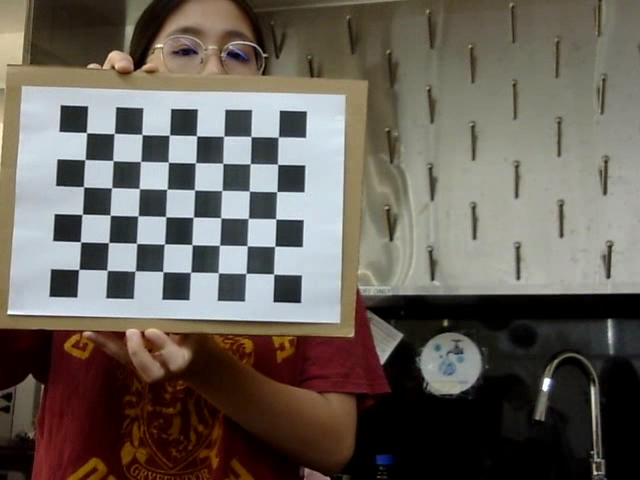
#> input picture Assignment 2/left_frames/frame_001.png, 640 x 480 px, given in place of left.mp4, which was not available
$ python stereo_sysyem.py
#> lines starting #> are read from the running program, lines starting #| are printed output that depends on the picture; after the words box and inside, x2 and y2 are one past the last pixel; in counts of white or black regions, pixels touching at a corner belong together; pictures that were not available may be replaced by others from this repository, and a replacement may not be noted
import cv2 as cv
import numpy as np
import open3d as o3d
import os
import glob
import random

#FIXME: calibrate camera

##############################
# Calibration from Image Folders
##############################
def calibrate_from_folders(left_folder, right_folder, board_size=(8, 6), square_size=1.0):
    """
    Load exactly 6 calibration images from each folder and use them to calibrate both cameras.
    Assumes that each folder contains calibration images of a chessboard of specified board_size.

    Args:
      left_folder: Path to calibration images from the left camera.
      right_folder: Path to calibration images from the right camera.
      board_size: Tuple (columns, rows) for the number of inner corners on the chessboard.
      square_size: Real-world size of a square (in your preferred units).

    Returns:
      leftMapX, leftMapY, rightMapX, rightMapY, Q, imageSize: Rectification maps, reprojection matrix,
      and image size (width, height).
    """
#> in main, frameL is the input picture: shape (480, 640, 3); mean B, G, R 89.4, 97.1, 103.6
#> (key Esc is pressed here)
    left_images = sorted(glob.glob(os.path.join(left_folder, "*.png")))
    right_images = sorted(glob.glob(os.path.join(right_folder, "*.png")))

    if len(left_images) < 6 or len(right_images) < 6:
        raise Exception("Not enough calibration images in one or both folders (need at least 6 each).")

    # Select the first 6 images from each folder.
    left_images = left_images[:6]
    right_images = right_images[:6]

    objp = np.zeros((board_size[0] * board_size[1], 3), np.float32)
    objp[:, :2] = np.mgrid[0:board_size[0], 0:board_size[1]].T.reshape(-1, 2)
    objp *= square_size  # Scale the object points

    objpoints = []  # 3D real-world points
    imgpoints_left = []  # 2D points in left images
    imgpoints_right = []  # 2D points in right images
    imageSize = None

    # Process each pair of images:
    for l_file, r_file in zip(left_images, right_images):
        imgL = cv.imread(l_file)
        imgR = cv.imread(r_file)
        if imgL is None or imgR is None:
            print(f"Warning: Could not load {l_file} or {r_file}; skipping this pair.")
            continue

        if imageSize is None:
            imageSize = (imgL.shape[1], imgL.shape[0])  # width, height

        grayL = cv.cvtColor(imgL, cv.COLOR_BGR2GRAY)
        grayR = cv.cvtColor(imgR, cv.COLOR_BGR2GRAY)

        retL, cornersL = cv.findChessboardCorners(grayL, board_size, None)
        retR, cornersR = cv.findChessboardCorners(grayR, board_size, None)
        if retL and retR:
            criteria = (cv.TermCriteria_EPS + cv.TermCriteria_MAX_ITER, 30, 0.001)
            cornersL = cv.cornerSubPix(grayL, cornersL, (11, 11), (-1, -1), criteria)
            cornersR = cv.cornerSubPix(grayR, cornersR, (11, 11), (-1, -1), criteria)
            objpoints.append(objp)
            imgpoints_left.append(cornersL)
            imgpoints_right.append(cornersR)
            print(f"Chessboard detected in pair: {l_file} & {r_file}")
        else:
            print(f"Chessboard not detected in pair: {l_file} & {r_file}")

    if len(objpoints) < 1:
        raise Exception("No valid calibration pairs found.")

    # Calibrate each camera individually:
    retL, mtxL, distL, _, _ = cv.calibrateCamera(objpoints, imgpoints_left, imageSize, None, None)
    retR, mtxR, distR, _, _ = cv.calibrateCamera(objpoints, imgpoints_right, imageSize, None, None)
    if not retL or not retR:
        raise Exception("Individual camera calibration failed.")
    print("Individual camera calibration completed.")

    # Stereo calibration (fixing intrinsics):
    flags = cv.CALIB_FIX_INTRINSIC
    criteria_stereo = (cv.TermCriteria_COUNT + cv.TermCriteria_EPS, 100, 1e-5)
    retStereo, mtxL, distL, mtxR, distR, R, T, E, F = cv.stereoCalibrate(
        objpoints, imgpoints_left, imgpoints_right,
        mtxL, distL, mtxR, distR,
        imageSize, criteria=criteria_stereo, flags=flags
    )
    if not retStereo:
        raise Exception("Stereo calibration failed.")

    # Stereo rectification:
    R1, R2, P1, P2, Q, roi1, roi2 = cv.stereoRectify(mtxL, distL, mtxR, distR, imageSize, R, T, alpha=0)

    leftMapX, leftMapY = cv.initUndistortRectifyMap(mtxL, distL, R1, P1, imageSize, cv.CV_16SC2)
    rightMapX, rightMapY = cv.initUndistortRectifyMap(mtxR, distR, R2, P2, imageSize, cv.CV_16SC2)

    print("Stereo calibration and rectification completed from folder images.")
    return leftMapX, leftMapY, rightMapX, rightMapY, Q, imageSize


##############################
# Stereo Depth Functions with Cleaner Output
##############################
def compute_stereo_depth(grayL, grayR):
    """
    Compute a depth (disparity) map using StereoSGBM, with parameters tuned
    for a smoother, less noisy depth output.
    """
    window_size = 5  # block size
    min_disp = 0
    num_disp = 16 * 5  # must be divisible by 16; adjust as needed
    stereo = cv.StereoSGBM_create(
        minDisparity=min_disp,
        numDisparities=num_disp,
        blockSize=window_size,
        P1=8 * 3 * window_size ** 2,
        P2=32 * 3 * window_size ** 2,
        disp12MaxDiff=1,
        uniquenessRatio=15,
        speckleWindowSize=100,
        speckleRange=2,
        preFilterCap=63,
        mode=cv.STEREO_SGBM_MODE_SGBM_3WAY
    )

    disparity = stereo.compute(grayL, grayR).astype(np.float32) / 16.0
    # Normalize the disparity (depth map) to 0-255, then smooth it.
    depth = cv.normalize(disparity, None, 0, 255, cv.NORM_MINMAX)
    depth = np.uint8(depth)
    depth = cv.medianBlur(depth, 5)
    depth = cv.bilateralFilter(depth, 9, 75, 75)
    return depth


def compute_depth_from_matches(imgL, imgR):
    """Compute depth map using feature matching combined with a stereo matching fallback."""
    grayL = cv.cvtColor(imgL, cv.COLOR_BGR2GRAY)
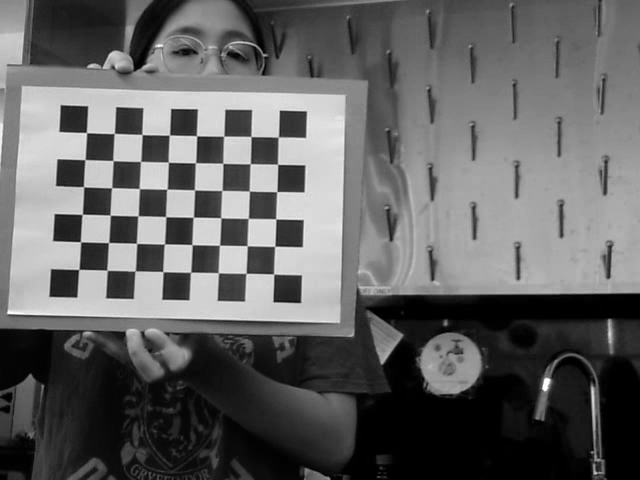
#> grayL: shape (480, 640); min 0, max 255, mean 98.2
    grayR = cv.cvtColor(imgR, cv.COLOR_BGR2GRAY)

    sift = cv.SIFT_create()
    kp1, des1 = sift.detectAndCompute(grayL, None)
#> kp1 = 1084 keypoints; strongest (x, y, size): (546, 384, 7.4), (63, 283, 18.7), (288, 289, 18.3), (293, 123, 17.8)
    kp2, des2 = sift.detectAndCompute(grayR, None)
#> kp2 has the same summary as kp1

    if des1 is None or des2 is None or len(des1) < 8 or len(des2) < 8:
        print("Not enough features found, falling back to stereo matching only")
        return compute_stereo_depth(grayL, grayR)

    FLANN_INDEX_KDTREE = 1
    index_params = dict(algorithm=FLANN_INDEX_KDTREE, trees=5)
    search_params = dict(checks=50)
    flann = cv.FlannBasedMatcher(index_params, search_params)
    try:
        matches = flann.knnMatch(des1, des2, k=2)
#> matches = 1084 matches
    except Exception as e:
        print(f"Error in feature matching: {e}")
        return compute_stereo_depth(grayL, grayR)

    good_matches = []
    pts1 = []
    pts2 = []
    for m, n in matches:
        if m.distance < 0.7 * n.distance:
            good_matches.append(m)
            pts1.append(kp1[m.queryIdx].pt)
            pts2.append(kp2[m.trainIdx].pt)
#> after the loop, good_matches = 1084 matches; pts1 = 1084 pairs, first value 5.18 to 615.9, second value 2.57 to 477.2; pts2 has the same summary as pts1

    if len(good_matches) < 8:
        print("Not enough good matches found, falling back to stereo matching only")
        return compute_stereo_depth(grayL, grayR)

    pts1 = np.float32(pts1).reshape(-1, 1, 2)
#> pts1 = 1084 rows, first 8: [5.18, 391.3], [5.18, 391.3], [6.24, 409.4], [6.98, 86.99], [8.33, 397], [8.51, 64.93], [9.16, 312.1], [10.09, 315.2]
    pts2 = np.float32(pts2).reshape(-1, 1, 2)
#> pts2 has the same summary as pts1

    try:
        F, mask = cv.findFundamentalMat(pts1, pts2, cv.FM_RANSAC, 3.0, 0.99)
        if F is None or F.shape != (3, 3):
            print("Could not compute fundamental matrix, falling back to stereo matching only")
            return compute_stereo_depth(grayL, grayR)

        pts1 = pts1[mask.ravel() == 1]
        pts2 = pts2[mask.ravel() == 1]
        height, width = grayL.shape
        focal = width
        K = np.array([[focal, 0, width / 2],
                      [0, focal, height / 2],
                      [0, 0, 1]])
        E = K.T @ F @ K
        _, R, t, mask_pose = cv.recoverPose(E, pts1, pts2, K)
        P1 = K @ np.hstack((np.eye(3), np.zeros((3, 1))))
        P2 = K @ np.hstack((R, t))
        pts1_norm = cv.undistortPoints(pts1, K, None)
        pts2_norm = cv.undistortPoints(pts2, K, None)
        points_4d = cv.triangulatePoints(P1, P2, pts1_norm, pts2_norm)
        points_3d = points_4d[:3] / points_4d[3]
        depth_map = np.zeros_like(grayL, dtype=np.float32)
        for i, pt in enumerate(pts1):
            x, y = pt.ravel()
            if 0 <= x < width and 0 <= y < height:
                depth_map[int(y), int(x)] = abs(points_3d[2][i])
        stereo_depth = compute_stereo_depth(grayL, grayR)
        mask_depth = depth_map > 0
        combined_depth = stereo_depth.copy()
        combined_depth[mask_depth] = depth_map[mask_depth]
        combined_depth = cv.bilateralFilter(combined_depth, 9, 75, 75)
        return combined_depth
    except Exception as e:
        print(f"Error in depth computation: {e}")
        return compute_stereo_depth(grayL, grayR)
#> in compute_stereo_depth, `disparity = stereo.compute(grayL, grayR).astype(np.float32) / 16.0`:
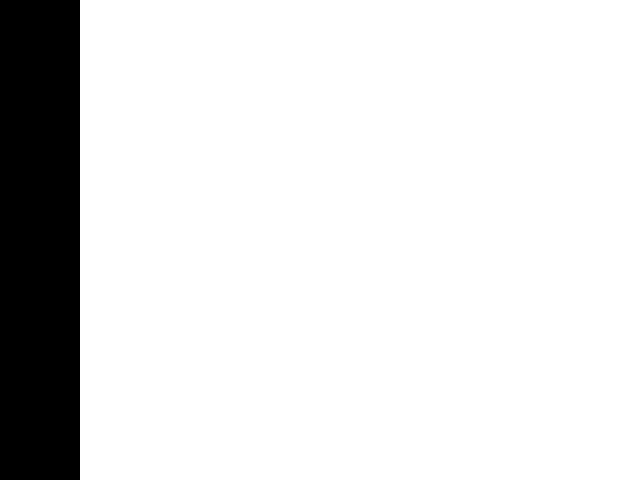
#> disparity: shape (480, 640) float32; values -1 (black) and 0 (white), 87.5% white; 1 black region, box (x1, y1, x2, y2) and area: (0, 0, 80, 480) 38400


##############################
# Point Cloud Generation (unchanged)
##############################
def generate_point_cloud(disparity, color_image, Q, output_file='output/point_cloud.ply'):
    """Generate point cloud and save to PLY file in ASCII format"""
#> called with Q = array of shape (4, 4), output_file = 'output/point_cloud.ply'
    points_3D = cv.reprojectImageTo3D(disparity, Q)
#> points_3D: shape (480, 640, 3) float32; 12.34% of the values are NaN or infinite; the others: min -100, max 24.1, mean -0.181
    colors = cv.cvtColor(color_image, cv.COLOR_BGR2RGB)
    mask = disparity > disparity.min()
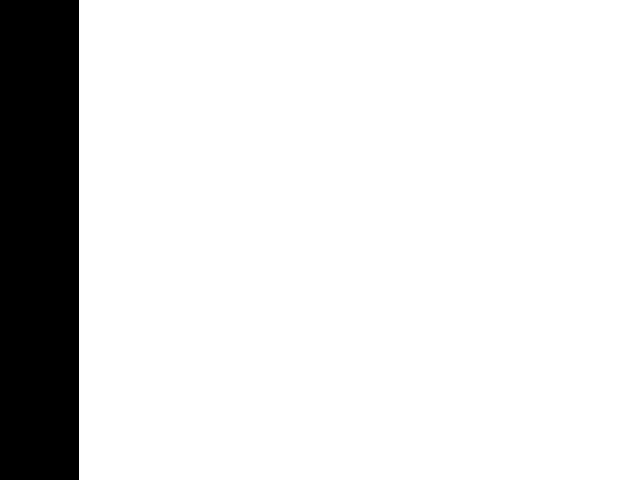
#> mask: shape (480, 640) bool; 87.7% white; 1 black region, box (x1, y1, x2, y2) and area: (0, 0, 79, 480) 37920
    output_points = points_3D[mask]
    output_colors = colors[mask]
    os.makedirs(os.path.dirname(output_file), exist_ok=True)
    with open(output_file, 'w') as f:
        f.write('ply\n')
        f.write('format ascii 1.0\n')
        f.write(f'element vertex {len(output_points)}\n')
        f.write('property float x\nproperty float y\nproperty float z\n')
        f.write('property uchar red\nproperty uchar green\nproperty uchar blue\n')
        f.write('end_header\n')
        for p, c in zip(output_points, output_colors):
            f.write(f"{p[0]} {p[1]} {p[2]} {c[0]} {c[1]} {c[2]}\n")
#> this loop made 269280 passes
#> (p, c) on passes 1 to 3: ([24.1, 24, -100], [40, 32, 18]), ([0.0945, 0.0945, -0.394], [39, 30, 19]), ([0.0937, 0.0941, -0.392], [39, 30, 19])
    print(f"Point cloud saved to {output_file}")


##############################
# Main Process
##############################
def main():
    # --- Calibration from folders ---
    try:
        leftMapX, leftMapY, rightMapX, rightMapY, Q, imageSize = calibrate_from_folders("left_cam", "right_cam",
                                                                                        board_size=(8, 6))
        use_calibration = True
        print("Calibration from folders completed successfully.")
    except Exception as e:
        print(f"Error during calibration: {e}")
        print("Proceeding without calibration.")
        use_calibration = False
        width, height = 640, 480
        imageSize = (width, height)
        Q = np.float32([[1, 0, 0, -width / 2.0],
                        [0, 1, 0, -height / 2.0],
                        [0, 0, 0, 1000],
                        [0, 0, -1 / 0.1, 0]])

    # --- Open stereo video files ---
    capL = cv.VideoCapture('left.mp4')
    capR = cv.VideoCapture('right.mp4')

    if not capL.isOpened() or not capR.isOpened():
        print("Error opening video streams.")
        return

    chosen_frame = None
    # Process video streams (display video while capturing) and store one frame pair.
    while True:
        retL, frameL = capL.read()
        retR, frameR = capR.read()
        if not retL or not retR:
            break

        if use_calibration:
            frameL = cv.remap(frameL, leftMapX, leftMapY, cv.INTER_LINEAR)
            frameR = cv.remap(frameR, rightMapX, rightMapY, cv.INTER_LINEAR)

        cv.imshow("Left", frameL)
        cv.imshow("Right", frameR)

        chosen_frame = (frameL, frameR)  # always update; at the end, the last valid frame will be used.

        if cv.waitKey(1) == 27:  # exit on ESC
            break

    capL.release()
    capR.release()
    cv.destroyAllWindows()

    if chosen_frame is None:
        print("No valid frame was extracted from the video.")
        return

    final_frameL, final_frameR = chosen_frame
    # Compute depth map using combined matching (with SGBM fallback for cleaner output)
    depth_map = compute_depth_from_matches(final_frameL, final_frameR)
    # Save depth map in output folder (using a cleaner, normalized version)
    os.makedirs("output", exist_ok=True)
    depth_map_vis = cv.normalize(depth_map, None, 0, 255, cv.NORM_MINMAX)
    depth_map_vis = np.uint8(depth_map_vis)
    depth_output_file = os.path.join("output", "depth_map.png")
    cv.imwrite(depth_output_file, depth_map_vis)
    print(f"Depth map saved as '{depth_output_file}'.")

    # Generate point cloud from the same frame
    point_cloud_file = os.path.join("output", "point_cloud.ply")
    generate_point_cloud(depth_map, final_frameL, Q, output_file=point_cloud_file)


if __name__ == "__main__":
    main()

$ run again, on Assignment 2/left_frames/frame_002.png
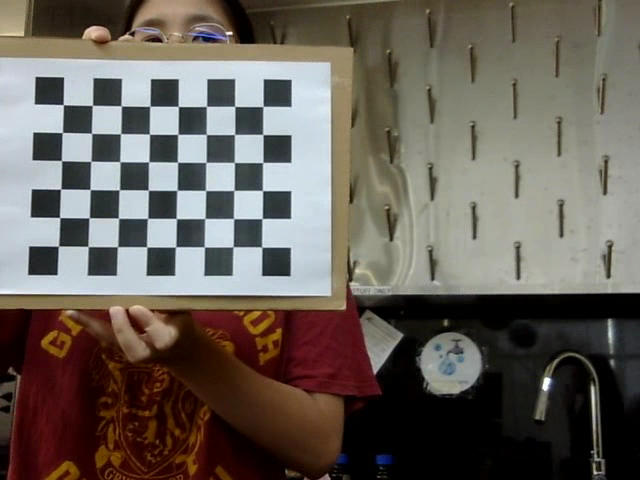
#> input picture Assignment 2/left_frames/frame_002.png, 640 x 480 px, given in place of left.mp4, which was not available
#> in main, frameL is the input picture: shape (480, 640, 3); mean B, G, R 88.9, 96.3, 103.3
#> in compute_depth_from_matches, `grayL = cv.cvtColor(imgL, cv.COLOR_BGR2GRAY)`:
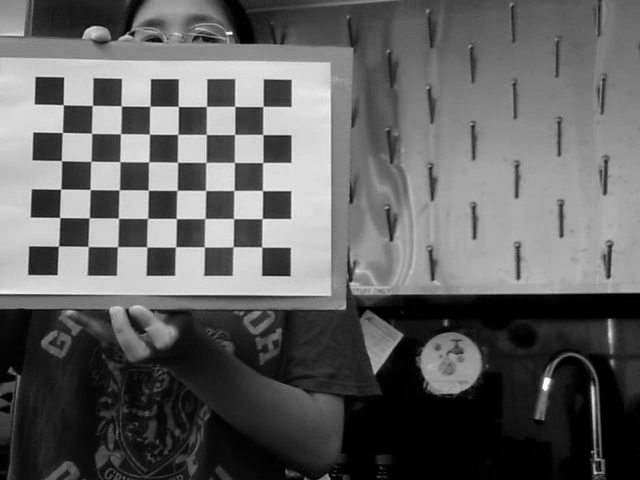
#> grayL: shape (480, 640); min 0, max 255, mean 97.6
#> kp1 = 1132 keypoints; strongest (x, y, size): (546, 383, 7.4), (42, 261, 19.5), (48, 90, 18.7), (277, 262, 18.9)
#> kp2 has the same summary as kp1
#> matches = 1132 matches
#> after the loop in compute_depth_from_matches, `for m, n in matches:`: pts1 = 1132 pairs, first value 5.18 to 618.8, second value 3.01 to 477; pts2 has the same summary as pts1
#> in compute_depth_from_matches, `pts1 = np.float32(pts1).reshape(-1, 1, 2)`: pts1 = 1132 rows, first 8: [5.18, 384], [5.43, 475.5], [6.09, 409.2], [6.09, 409.2], [6.39, 468.9], [6.8, 56.2], [6.8, 386.9], [7.96, 396.5]
#> in compute_depth_from_matches, `pts2 = np.float32(pts2).reshape(-1, 1, 2)`: pts2 has the same summary as pts1
#> disparity: shape (480, 640) float32; values -1 (black) and 0 (white), 87.5% white; 1 black region, box (x1, y1, x2, y2) and area: (0, 0, 80, 480) 38400
#> points_3D: shape (480, 640, 3) float32; 12.34% of the values are NaN or infinite; the others: min -100, max 24.1, mean -0.181
#> mask: shape (480, 640) bool; 87.7% white; 1 black region, box (x1, y1, x2, y2) and area: (0, 0, 79, 480) 37920
#> the loop in generate_point_cloud, `for p, c in zip(output_points, output_colors):` made 269280 passes
#> (p, c) on passes 1 to 3: ([24.1, 24, -100], [39, 30, 19]), ([0.0945, 0.0945, -0.394], [40, 31, 23]), ([0.0937, 0.0941, -0.392], [40, 31, 23])

$ run again, on Assignment 2/left_frames/frame_003.png
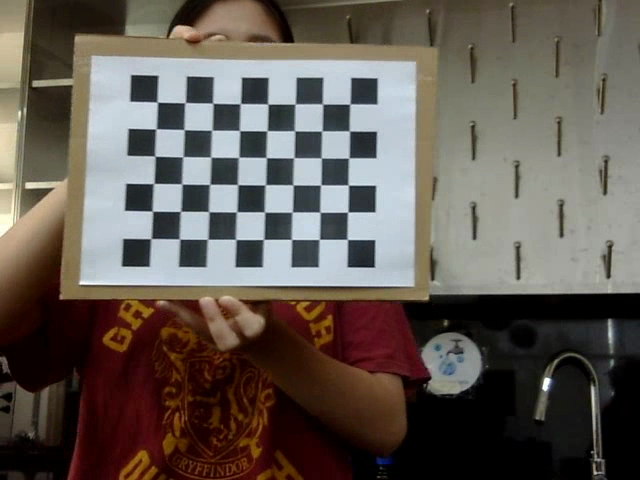
#> input picture Assignment 2/left_frames/frame_003.png, 640 x 480 px, given in place of left.mp4, which was not available
#> in main, frameL is the input picture: shape (480, 640, 3); mean B, G, R 83.1, 90.2, 98.1
#> in compute_depth_from_matches, `grayL = cv.cvtColor(imgL, cv.COLOR_BGR2GRAY)`:
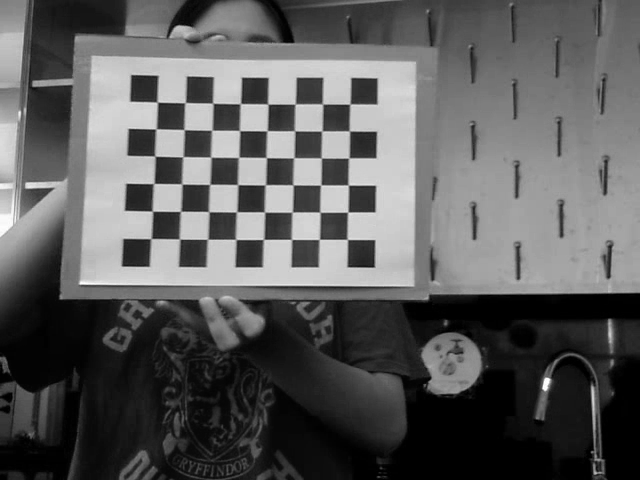
#> grayL: shape (480, 640); min 0, max 255, mean 91.8
#> kp1 = 949 keypoints; strongest (x, y, size): (546, 383, 7.2), (135, 253, 18.6), (143, 88, 18), (365, 90, 17.6)
#> kp2 has the same summary as kp1
#> matches = 949 matches
#> after the loop in compute_depth_from_matches, `for m, n in matches:`: pts1 = 949 pairs, first value 3.31 to 613.1, second value 2.53 to 477; pts2 has the same summary as pts1
#> in compute_depth_from_matches, `pts1 = np.float32(pts1).reshape(-1, 1, 2)`: pts1 = 949 rows, first 8: [3.31, 367.1], [4.39, 371.1], [4.39, 371.1], [5.63, 368.6], [6.24, 409.4], [6.24, 409.4], [6.38, 373.2], [7.57, 359.2]
#> in compute_depth_from_matches, `pts2 = np.float32(pts2).reshape(-1, 1, 2)`: pts2 has the same summary as pts1
#> disparity: shape (480, 640) float32; values -1 (black) and 0 (white), 87.5% white; 1 black region, box (x1, y1, x2, y2) and area: (0, 0, 80, 480) 38400
#> points_3D: shape (480, 640, 3) float32; 12.34% of the values are NaN or infinite; the others: min -100, max 24.1, mean -0.181
#> mask: shape (480, 640) bool; 87.7% white; 1 black region, box (x1, y1, x2, y2) and area: (0, 0, 79, 480) 37920
#> the loop in generate_point_cloud, `for p, c in zip(output_points, output_colors):` made 269280 passes
#> (p, c) on passes 1 to 3: ([24.1, 24, -100], [31, 24, 16]), ([0.0945, 0.0945, -0.394], [34, 27, 17]), ([0.0937, 0.0941, -0.392], [34, 27, 17])

$ run again, on Assignment 2/left_frames/frame_005.png
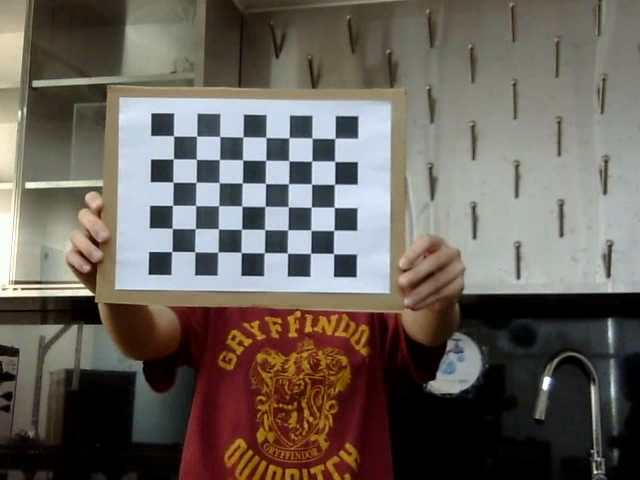
#> input picture Assignment 2/left_frames/frame_005.png, 640 x 480 px, given in place of left.mp4, which was not available
#> in main, frameL is the input picture: shape (480, 640, 3); mean B, G, R 91.9, 98.7, 105.4
#> in compute_depth_from_matches, `grayL = cv.cvtColor(imgL, cv.COLOR_BGR2GRAY)`:
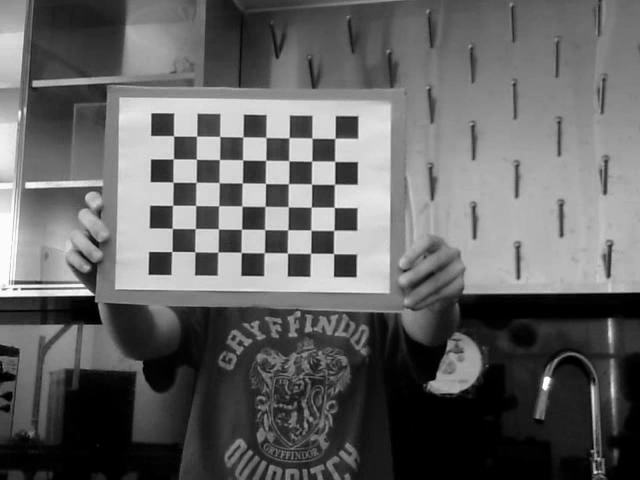
#> grayL: shape (480, 640); min 0, max 255, mean 99.9
#> kp1 = 1287 keypoints; strongest (x, y, size): (546, 382, 7.4), (159, 264, 15.2), (162, 124, 15), (161, 171, 14.7)
#> kp2 has the same summary as kp1
#> matches = 1287 matches
#> after the loop in compute_depth_from_matches, `for m, n in matches:`: pts1 = 1287 pairs, first value 3.56 to 617.7, second value 4.4 to 476.8; pts2 has the same summary as pts1
#> in compute_depth_from_matches, `pts1 = np.float32(pts1).reshape(-1, 1, 2)`: pts1 = 1287 rows, first 8: [3.56, 289.1], [3.58, 346.3], [4.55, 358.8], [4.94, 368.5], [4.94, 368.5], [6.28, 408.5], [6.31, 354.5], [6.33, 373]
#> in compute_depth_from_matches, `pts2 = np.float32(pts2).reshape(-1, 1, 2)`: pts2 has the same summary as pts1
#> disparity: shape (480, 640) float32; values -1 (black) and 0 (white), 87.5% white; 1 black region, box (x1, y1, x2, y2) and area: (0, 0, 80, 480) 38400
#> points_3D: shape (480, 640, 3) float32; 12.34% of the values are NaN or infinite; the others: min -100, max 24.1, mean -0.181
#> mask: shape (480, 640) bool; 87.7% white; 1 black region, box (x1, y1, x2, y2) and area: (0, 0, 79, 480) 37920
#> the loop in generate_point_cloud, `for p, c in zip(output_points, output_colors):` made 269280 passes
#> (p, c) on passes 1 to 3: ([24.1, 24, -100], [45, 37, 23]), ([0.0945, 0.0945, -0.394], [45, 35, 25]), ([0.0937, 0.0941, -0.392], [45, 35, 25])
